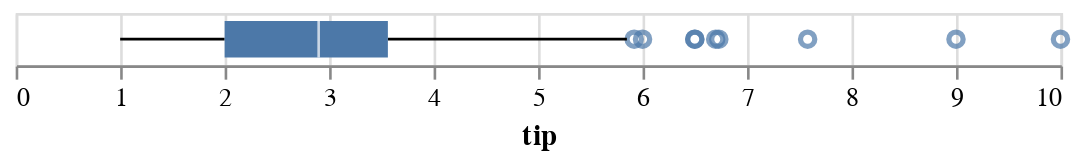

Notebook code for this chart:
### Code cell
# Box plot (Altair)
alt.Chart(tips).mark_boxplot().encode(
    x=alt.X("tip:Q"))

### Figure 1 — Vega-Lite specification as saved in the notebook (floating-point values rounded to 4 significant figures; data arrays with more than 128 entries replaced by an {"elided": "..."} marker saying what was removed)
{"config": {"view": {"continuousWidth": 400, "continuousHeight": 300}}, "data": {"name": "data-362d1a3aede62850ce7cd49b1d5f5d1d"}, "mark": "boxplot", "encoding": {"x": {"type": "quantitative", "field": "tip"}}, "$schema": "https://vega.github.io/schema/vega-lite/v4.8.1.json", "datasets": {"data-362d1a3aede62850ce7cd49b1d5f5d1d": {"elided": "244 records"}}}
